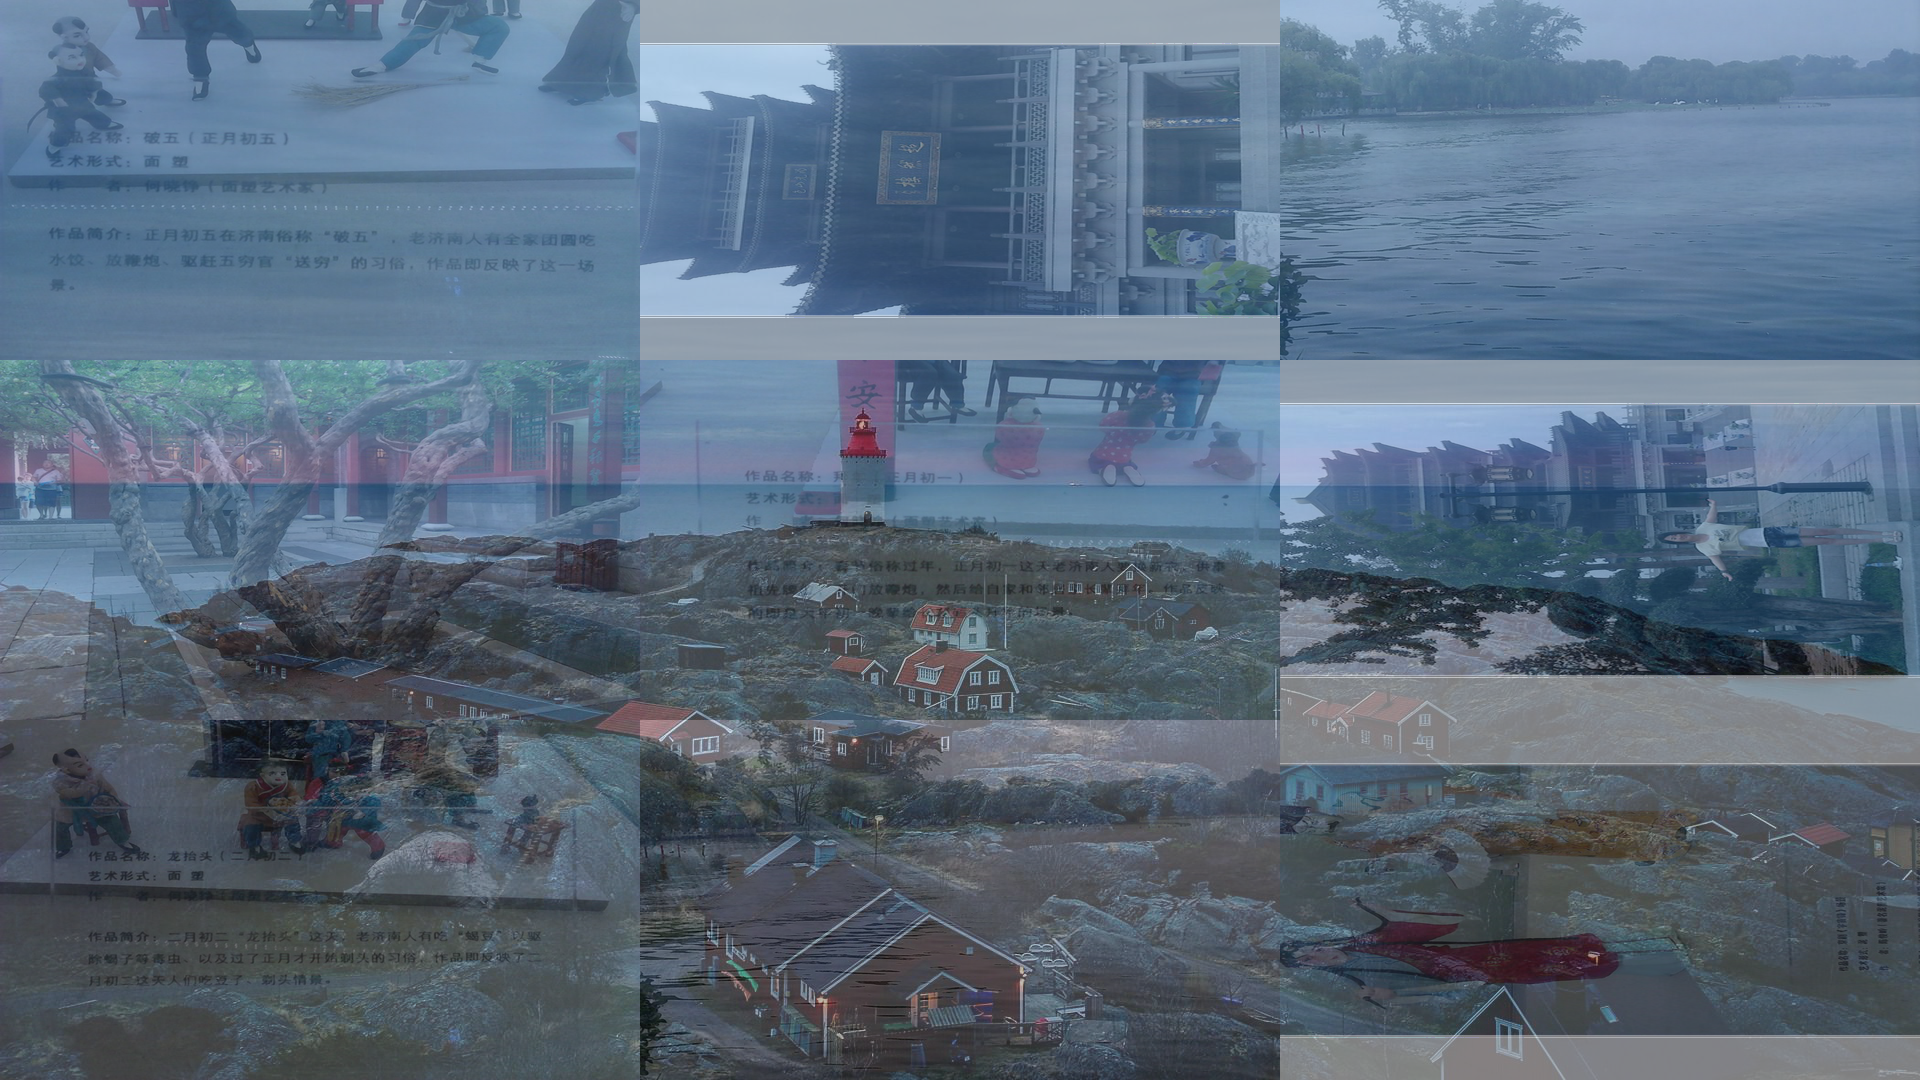

This chart was generated by the following Python code:
#coding: utf-8

from __future__ import division
import PIL
from PIL import Image, ImageFont, ImageDraw
import numpy, os, random, time
import numexpr
STAG = time.time()

root=""
W_num =3
H_num = 3
W_size = 640
H_size = 360

alpha = 0.5
aval = []


def getAllPhotos():
    STA = time.time()
    root = os.getcwd() + "/"
    src = root+"/photos/"
    for i in os.listdir(src):
	    if os.path.splitext(src+i)[-1] == ".jpg" or os.path.splitext(src+i)[-1] == ".png":
		    aval.append(src+i)


def scale(img_path, dst_width,dst_height):

    STA = time.time()
    im = Image.open(img_path)
    if im.mode != "RGBA":
        im = im.convert("RGBA")
    s_w,s_h = im.size
    if s_w < s_h:
        im = im.rotate(90)
	
    #if dst_width*0.1/s_w > dst_height*0.1/s_h:
    #    ratio = dst_width*0.1/s_w
    #else:
    #    ratio = dst_height*0.1/s_h
    resized_img = im.resize((dst_width, dst_height), Image.ANTIALIAS)  
    resized_img = resized_img.crop((0,0,dst_width,dst_height))
    print("scale Func Time %s"%(time.time()-STA))

    return resized_img


def jointAndBlend():
    iW_size = W_num * W_size
    iH_size = H_num * H_size
    I = numpy.array(scale(root+"photo.jpg", iW_size, iH_size))
    I = numexpr.evaluate("""I*(1-alpha)""")

    for i in range(W_num):
        for j in range(H_num):
            SH = I[(j*H_size):((j+1)*H_size), (i*W_size):((i+1)*W_size)]
            STA = time.time()
            DA = scale(random.choice(aval), W_size, H_size)
            print("Cal Func Time %s"%(time.time()-STA))
            res  = numexpr.evaluate("""SH+DA*alpha""")
            I[(j*H_size):((j+1)*H_size), (i*W_size):((i+1)*W_size)] = res

    Image.fromarray(I.astype(numpy.uint8)).save("blend.png")


def rotate():
    imName = "blend.png"
    print("Rotating...")
    STA = time.time()
    im = Image.open(imName)
    im2 = Image.new("RGBA", (W_size * int(W_num + 1), H_size * (H_num + 4)))
    im2.paste(im, (int(0.5 * W_size), int(0.8 * H_size)))
    im2 = im2.rotate(359)
    im2.save("rotate.png")
    print("rotate Func Time %s"%(time.time()-STA))


def addText():
    print("Adding Text...")
    img = Image.open("blend.png")
    fontWeight=W_num*W_size//12
    font = ImageFont.truetype('product.ttf', fontWeight)
    draw = ImageDraw.Draw(img)
    draw.ink = 21 + 118*256 + 65*256*256

#    draw.text((0,H_size * 6),unicode("happy every day",'utf-8'),(0,0,0),font=font)

    draw.text((W_size * 0.5, fontWeight), "happy life written by python", font = font)
    img.save("addText.png")

if __name__ == "__main__":

    getAllPhotos()
    jointAndBlend()
    rotate()
    addText()
    print("Total Time %s"%(time.time()-STAG))
